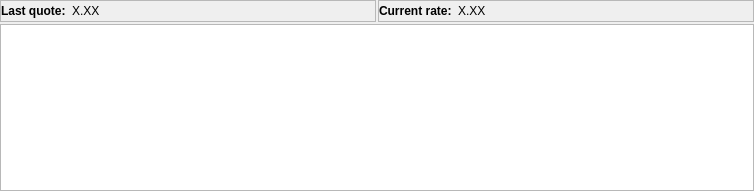
<?xml version="1.0" encoding="UTF-8"?>
<ui version="4.0">
 <class>TaxEstimationDialog</class>
 <widget class="QDialog" name="TaxEstimationDialog">
  <property name="geometry">
   <rect>
    <x>0</x>
    <y>0</y>
    <width>754</width>
    <height>191</height>
   </rect>
  </property>
  <property name="windowTitle">
   <string>Tax Estimation</string>
  </property>
  <layout class="QVBoxLayout" name="verticalLayout">
   <property name="spacing">
    <number>2</number>
   </property>
   <property name="leftMargin">
    <number>0</number>
   </property>
   <property name="topMargin">
    <number>0</number>
   </property>
   <property name="rightMargin">
    <number>0</number>
   </property>
   <property name="bottomMargin">
    <number>0</number>
   </property>
   <item>
    <layout class="QHBoxLayout" name="horizontalLayout">
     <property name="spacing">
      <number>2</number>
     </property>
     <item>
      <widget class="QFrame" name="RateFrame">
       <property name="frameShape">
        <enum>QFrame::StyledPanel</enum>
       </property>
       <property name="frameShadow">
        <enum>QFrame::Raised</enum>
       </property>
       <layout class="QHBoxLayout" name="horizontalLayout_2">
        <property name="leftMargin">
         <number>0</number>
        </property>
        <property name="topMargin">
         <number>0</number>
        </property>
        <property name="rightMargin">
         <number>0</number>
        </property>
        <property name="bottomMargin">
         <number>0</number>
        </property>
        <item>
         <widget class="QLabel" name="LastQuoteLbl">
          <property name="font">
           <font>
            <weight>75</weight>
            <bold>true</bold>
           </font>
          </property>
          <property name="text">
           <string>Last quote:</string>
          </property>
         </widget>
        </item>
        <item>
         <widget class="QLabel" name="QuoteLbl">
          <property name="text">
           <string>X.XX</string>
          </property>
         </widget>
        </item>
        <item>
         <spacer name="RateSpacer">
          <property name="orientation">
           <enum>Qt::Horizontal</enum>
          </property>
          <property name="sizeHint" stdset="0">
           <size>
            <width>40</width>
            <height>20</height>
           </size>
          </property>
         </spacer>
        </item>
       </layout>
      </widget>
     </item>
     <item>
      <widget class="QFrame" name="QuoteFrame">
       <property name="frameShape">
        <enum>QFrame::StyledPanel</enum>
       </property>
       <property name="frameShadow">
        <enum>QFrame::Raised</enum>
       </property>
       <layout class="QHBoxLayout" name="horizontalLayout_3">
        <property name="leftMargin">
         <number>0</number>
        </property>
        <property name="topMargin">
         <number>0</number>
        </property>
        <property name="rightMargin">
         <number>0</number>
        </property>
        <property name="bottomMargin">
         <number>0</number>
        </property>
        <item>
         <widget class="QLabel" name="CurrentRateLbl">
          <property name="font">
           <font>
            <weight>75</weight>
            <bold>true</bold>
           </font>
          </property>
          <property name="text">
           <string>Current rate:</string>
          </property>
         </widget>
        </item>
        <item>
         <widget class="QLabel" name="RateLbl">
          <property name="text">
           <string>X.XX</string>
          </property>
         </widget>
        </item>
        <item>
         <spacer name="QuoteSpacer">
          <property name="orientation">
           <enum>Qt::Horizontal</enum>
          </property>
          <property name="sizeHint" stdset="0">
           <size>
            <width>40</width>
            <height>20</height>
           </size>
          </property>
         </spacer>
        </item>
       </layout>
      </widget>
     </item>
    </layout>
   </item>
   <item>
    <widget class="QTableView" name="DealsView">
     <property name="selectionBehavior">
      <enum>QAbstractItemView::SelectRows</enum>
     </property>
     <attribute name="verticalHeaderVisible">
      <bool>false</bool>
     </attribute>
     <attribute name="verticalHeaderMinimumSectionSize">
      <number>20</number>
     </attribute>
     <attribute name="verticalHeaderDefaultSectionSize">
      <number>20</number>
     </attribute>
    </widget>
   </item>
  </layout>
 </widget>
 <resources/>
 <connections/>
</ui>
